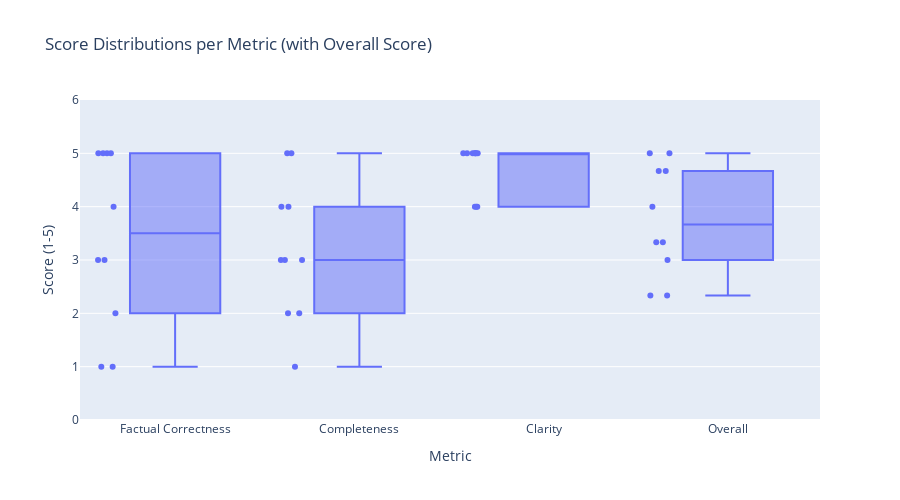

Notebook source saved alongside this figure:
### Code cell
import plotly.express as px
import pandas as pd

# Make sure relevant columns are numeric
numeric_cols = [
    'evaluation_factual_correctness_score', 
    'evaluation_completeness_score', 
    'evaluation_clarity_score'
]

df = final_df.copy()
for col in numeric_cols:
    df[col] = pd.to_numeric(df[col], errors='coerce')  # convert invalid to NaN

# Calculate overall average score per question
df['overall_score'] = df[numeric_cols].mean(axis=1)

# Melt DataFrame to long format (including overall score)
melted_df = df.melt(
    id_vars=['question'],
    value_vars=numeric_cols + ['overall_score'],
    var_name='Metric',
    value_name='Score'
)

# Clean up metric names for display
melted_df['Metric'] = (
    melted_df['Metric']
    .str.replace('evaluation_', '', regex=False)
    .str.replace('_score', '', regex=False)
    .str.replace('_', ' ')
    .str.title()
)

# Drop rows with missing scores (optional, if needed)
melted_df = melted_df.dropna(subset=['Score'])

# Plot boxplot
fig = px.box(
    melted_df,
    x='Metric',
    y='Score',
    points='all',  # show individual points
    hover_data=['question'],
    title='Score Distributions per Metric (with Overall Score)',
    height=500
)

fig.update_layout(
    yaxis=dict(range=[0, 6], dtick=1),
    xaxis_title='Metric',
    yaxis_title='Score (1-5)'
)

fig.show()

### Figure 1 — Plotly figure (JSON) as saved in the notebook; plotly's stock layout.template omitted (floating-point values rounded to 4 significant figures)
{"data": [{"alignmentgroup": "True", "boxpoints": "all", "customdata": [["How could challenges in hiring, retaining, and managing qualified personnel, as well as risks related to supplier relationships and commercial agreements, negatively impact Amazon’s business operations and results in 2024?"], ["What was the total lease liability for Apple Inc. as of September 28, 2024, and how did it compare to the total lease liability as of September 30, 2023?"], ["What are the key competitive challenges Cisco faced in 2024 due to market dynamics, changes in technology, and new entrants, and how did these factors impact its revenue growth and competitive positioning?"], ["Based on the Alphabet Inc. fiscal year ended December 31, 2024, what were the basic and diluted net income per share amounts for Class A, Class B, and Class C shares, and how did these compare to the previous year ended December 31, 2023?"], ["What were the key financial results reported by Meta Platforms, Inc. for the fourth quarter and full year ended December 31, 2024, including revenue, advertising revenue, cash flows, and year-over-year growth percentages?"], ["What operational and strategic challenges did Netflix, Inc. identify in its 2024 fiscal year report as it expanded its streaming service, introduced new features like games and advertising, and scaled its content production and international offerings?"], ["Question:  \nWhere, as required by law, does NVIDIA Corporation file lobbying disclosure reports in 2024, and where can information about its public policy and lobbying activities be found?"], ["What highlights or key financial metrics are included in Oracle Corporation's fiscal year 2024 Form 10-K report?"], ["How does Reddit, Inc. plan to manage the potential decline in users due to a reduction in third-party applications during the fiscal year ended December 31, 2024?"], ["Which Tesla, Inc. executives signed the company's annual report for the fiscal year ended December 31, 2024, and what were their titles at the time?[1]"], ["How could challenges in hiring, retaining, and managing qualified personnel, as well as risks related to supplier relationships and commercial agreements, negatively impact Amazon’s business operations and results in 2024?"], ["What was the total lease liability for Apple Inc. as of September 28, 2024, and how did it compare to the total lease liability as of September 30, 2023?"], ["What are the key competitive challenges Cisco faced in 2024 due to market dynamics, changes in technology, and new entrants, and how did these factors impact its revenue growth and competitive positioning?"], ["Based on the Alphabet Inc. fiscal year ended December 31, 2024, what were the basic and diluted net income per share amounts for Class A, Class B, and Class C shares, and how did these compare to the previous year ended December 31, 2023?"], ["What were the key financial results reported by Meta Platforms, Inc. for the fourth quarter and full year ended December 31, 2024, including revenue, advertising revenue, cash flows, and year-over-year growth percentages?"], ["What operational and strategic challenges did Netflix, Inc. identify in its 2024 fiscal year report as it expanded its streaming service, introduced new features like games and advertising, and scaled its content production and international offerings?"], ["Question:  \nWhere, as required by law, does NVIDIA Corporation file lobbying disclosure reports in 2024, and where can information about its public policy and lobbying activities be found?"], ["What highlights or key financial metrics are included in Oracle Corporation's fiscal year 2024 Form 10-K report?"], ["How does Reddit, Inc. plan to manage the potential decline in users due to a reduction in third-party applications during the fiscal year ended December 31, 2024?"], ["Which Tesla, Inc. executives signed the company's annual report for the fiscal year ended December 31, 2024, and what were their titles at the time?[1]"], ["How could challenges in hiring, retaining, and managing qualified personnel, as well as risks related to supplier relationships and commercial agreements, negatively impact Amazon’s business operations and results in 2024?"], ["What was the total lease liability for Apple Inc. as of September 28, 2024, and how did it compare to the total lease liability as of September 30, 2023?"], ["What are the key competitive challenges Cisco faced in 2024 due to market dynamics, changes in technology, and new entrants, and how did these factors impact its revenue growth and competitive positioning?"], ["Based on the Alphabet Inc. fiscal year ended December 31, 2024, what were the basic and diluted net income per share amounts for Class A, Class B, and Class C shares, and how did these compare to the previous year ended December 31, 2023?"], ["What were the key financial results reported by Meta Platforms, Inc. for the fourth quarter and full year ended December 31, 2024, including revenue, advertising revenue, cash flows, and year-over-year growth percentages?"], ["What operational and strategic challenges did Netflix, Inc. identify in its 2024 fiscal year report as it expanded its streaming service, introduced new features like games and advertising, and scaled its content production and international offerings?"], ["Question:  \nWhere, as required by law, does NVIDIA Corporation file lobbying disclosure reports in 2024, and where can information about its public policy and lobbying activities be found?"], ["What highlights or key financial metrics are included in Oracle Corporation's fiscal year 2024 Form 10-K report?"], ["How does Reddit, Inc. plan to manage the potential decline in users due to a reduction in third-party applications during the fiscal year ended December 31, 2024?"], ["Which Tesla, Inc. executives signed the company's annual report for the fiscal year ended December 31, 2024, and what were their titles at the time?[1]"], ["How could challenges in hiring, retaining, and managing qualified personnel, as well as risks related to supplier relationships and commercial agreements, negatively impact Amazon’s business operations and results in 2024?"], ["What was the total lease liability for Apple Inc. as of September 28, 2024, and how did it compare to the total lease liability as of September 30, 2023?"], ["What are the key competitive challenges Cisco faced in 2024 due to market dynamics, changes in technology, and new entrants, and how did these factors impact its revenue growth and competitive positioning?"], ["Based on the Alphabet Inc. fiscal year ended December 31, 2024, what were the basic and diluted net income per share amounts for Class A, Class B, and Class C shares, and how did these compare to the previous year ended December 31, 2023?"], ["What were the key financial results reported by Meta Platforms, Inc. for the fourth quarter and full year ended December 31, 2024, including revenue, advertising revenue, cash flows, and year-over-year growth percentages?"], ["What operational and strategic challenges did Netflix, Inc. identify in its 2024 fiscal year report as it expanded its streaming service, introduced new features like games and advertising, and scaled its content production and international offerings?"], ["Question:  \nWhere, as required by law, does NVIDIA Corporation file lobbying disclosure reports in 2024, and where can information about its public policy and lobbying activities be found?"], ["What highlights or key financial metrics are included in Oracle Corporation's fiscal year 2024 Form 10-K report?"], ["How does Reddit, Inc. plan to manage the potential decline in users due to a reduction in third-party applications during the fiscal year ended December 31, 2024?"], ["Which Tesla, Inc. executives signed the company's annual report for the fiscal year ended December 31, 2024, and what were their titles at the time?[1]"]], "hovertemplate": "Metric=%{x}<br>Score=%{y}<br>question=%{customdata[0]}<extra></extra>", "legendgroup": "", "marker": {"color": "#636efa"}, "name": "", "notched": false, "offsetgroup": "", "orientation": "v", "showlegend": false, "type": "box", "x": ["Factual Correctness", "Factual Correctness", "Factual Correctness", "Factual Correctness", "Factual Correctness", "Factual Correctness", "Factual Correctness", "Factual Correctness", "Factual Correctness", "Factual Correctness", "Completeness", "Completeness", "Completeness", "Completeness", "Completeness", "Completeness", "Completeness", "Completeness", "Completeness", "Completeness", "Clarity", "Clarity", "Clarity", "Clarity", "Clarity", "Clarity", "Clarity", "Clarity", "Clarity", "Clarity", "Overall", "Overall", "Overall", "Overall", "Overall", "Overall", "Overall", "Overall", "Overall", "Overall"], "x0": " ", "xaxis": "x", "y": [5.0, 3.0, 5.0, 1.0, 5.0, 5.0, 4.0, 2.0, 1.0, 3.0, 5.0, 3.0, 4.0, 2.0, 4.0, 5.0, 3.0, 3.0, 1.0, 2.0, 5.0, 4.0, 5.0, 4.0, 5.0, 5.0, 5.0, 5.0, 5.0, 4.0, 5.0, 3.333, 4.667, 2.333, 4.667, 5.0, 4.0, 3.333, 2.333, 3.0], "y0": " ", "yaxis": "y"}], "layout": {"boxmode": "group", "height": 500, "legend": {"tracegroupgap": 0}, "title": {"text": "Score Distributions per Metric (with Overall Score)"}, "xaxis": {"anchor": "y", "domain": [0, 1], "title": {"text": "Metric"}}, "yaxis": {"anchor": "x", "domain": [0, 1], "dtick": 1, "range": [0, 6], "title": {"text": "Score (1-5)"}}}}
